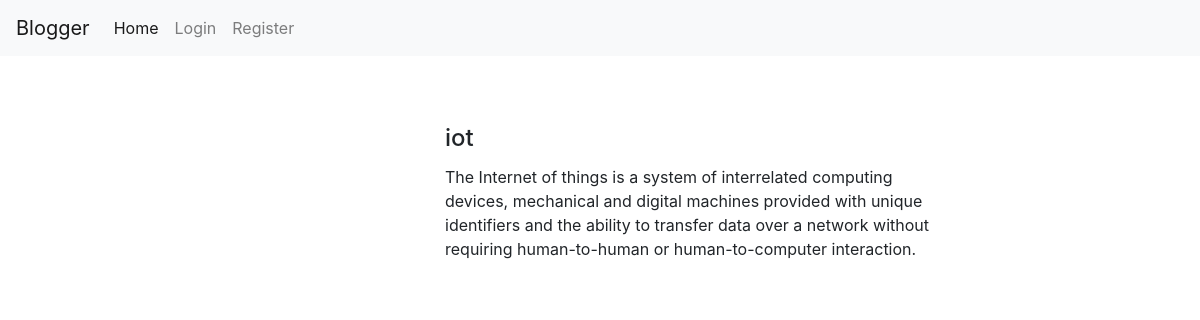
The page /post/2 on the database as committed earlier.
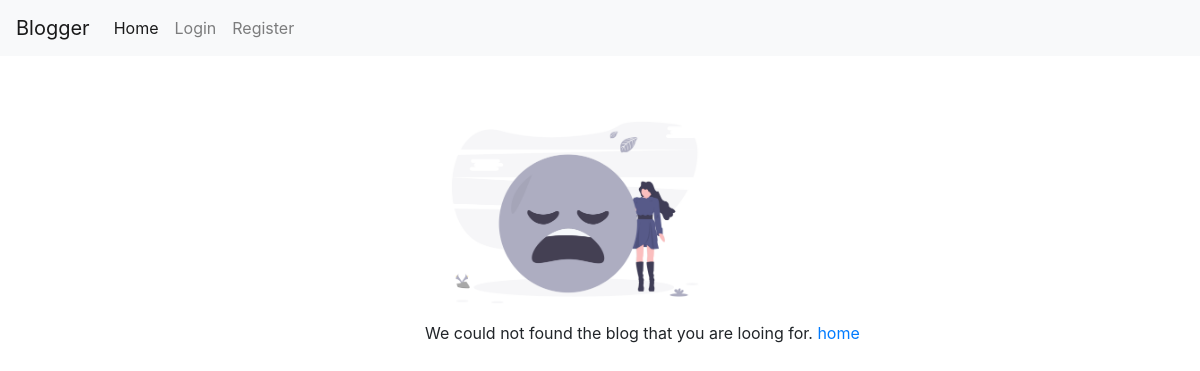
The same page on the database as committed later.
### blog_app/model.py (models this page shows, shortened)
class Blog(db.Model):
    id = db.Column(db.INTEGER, primary_key=True, autoincrement=True)
    title = db.Column(db.TEXT, nullable=False)
    content = db.Column(db.TEXT, nullable=False)
    date_posted = db.Column(db.DATETIME, nullable=False, default=datetime.utcnow())
    author = db.Column(db.INTEGER, db.ForeignKey('users.id'), nullable=False)
    like = db.relationship('Likes', backref='liked', lazy=True)

### blog_app/users.py (the view)
@app.route('/post/<int:blog_id>', methods=['GET'])
def view_blog(blog_id):
    if request.method == 'GET':
        blog = Blog.query.get(int(blog_id))
        if current_user.is_authenticated:
            like = Likes.query.filter_by(user_id=current_user.id, blog_id=blog_id).first()
            return render_template('user/view_blog.html', blog=blog, like=like)
        return render_template('user/view_blog.html', blog=blog)

### blog_app/templates/user/view_blog.html (shortened to what this page needs)
{% extends('base.html') %}
{% block content %}
    {% if blog %}
        <div class="card border-0">
            <div class="card-body">
                <div class="card-title h4">{{ blog.title }}</div>
                <div class="card-text">
                    {{ blog.content }}
                </div>
            </div>
        </div>
    {% else %}
        <div class="image-container">
            <img src="{{ url_for('static', filename='images/404.png')}}" alt="empty blog">
        </div>
        We could not found the blog that you are looing for. <a href="{{ url_for('home')}}">home</a>
    {% endif %}
{% endblock %}

Rows that differ between the two databases and show on the page:
removed Blog: title "iot", content "The Internet of things is a system of interrelated computing devices, mechanical and digital machines provided with unique identifiers and the ability to transfer data over a network without requiring human-to-human or human-to-computer interaction."
Other text that changed with them:
text now shown: "We could not found the blog that you are looing for. home"
